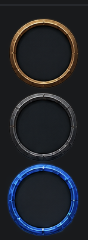
#> input picture assets/ui/source/spell_rings.png, 88 x 240 px
$ python extract_spell_rings.py
#> lines starting #> are read from the running program, lines starting #| are printed output that depends on the picture; after the words box and inside, x2 and y2 are one past the last pixel; in counts of white or black regions, pixels touching at a corner belong together
#> in main, src is the input picture: shape (240, 88, 4); mean R, G, B, A 33.9, 37, 43.7, 255
"""Crop the three stacked rings from ``assets/ui/source/spell_rings.png``.

The source is 88x240 RGBA: gold, silver/gray, then blue. Dark fill outside
and inside each ring becomes transparent; the metal itself stays opaque.
"""

from __future__ import annotations

from collections import deque
from pathlib import Path

import numpy as np
from PIL import Image

ROOT = Path(__file__).resolve().parents[1]
SOURCE = ROOT / "assets/ui/source/spell_rings.png"
OUTPUT = ROOT / "assets/ui/spells"

FILL_TOLERANCE = 12
CROP_PAD = 4
SQUARE_PAD = 3
BRIGHT_THRESHOLD = 50

NAMES = ("spell_ring_gold", "spell_ring_silver", "spell_ring_blue")


def detect_ring_bands(rgb: np.ndarray) -> list[tuple[int, int]]:
    bright = rgb.max(axis=2) > BRIGHT_THRESHOLD
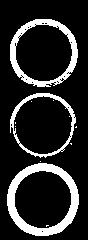
#> bright: shape (240, 88) bool; 16.3% white; 12 white regions (9 under 20 px), largest, box (x1, y1, x2, y2) and area: (7, 163, 79, 236) 1615, (10, 19, 78, 87) 1154, (10, 93, 76, 158) 654
    rows = np.where(bright.any(axis=1))[0]
#> rows = 207 values from 19 to 235
    if len(rows) == 0:
        raise ValueError("No rings found in source image")
    groups: list[tuple[int, int]] = []
    start = prev = int(rows[0])
#> start = 19; prev = 19
    for raw_y in rows[1:]:
        y = int(raw_y)
        if y > prev + 3:
            groups.append((start, prev))
            start = y
        prev = y
#> this loop made 206 passes
#> (y, start) on passes 68, 133: (93, 93), (161, 161)
#> y on passes 1 to 6: 20, 21, 22, 23, 24, 25
#> after the loop, groups = [(19, 86), (93, 157)]
    groups.append((start, prev))
    if len(groups) != 3:
        raise ValueError(f"Expected 3 stacked rings, found {len(groups)}: {groups}")
    return groups


def flood(seeds: list[tuple[int, int]], allowed: np.ndarray) -> np.ndarray:
    height, width = allowed.shape
    visited = np.zeros((height, width), dtype=bool)
    queue: deque[tuple[int, int]] = deque()
    for x, y in seeds:
        if 0 <= x < width and 0 <= y < height and allowed[y, x] and not visited[y, x]:
            visited[y, x] = True
            queue.append((x, y))
    while queue:
        x, y = queue.popleft()
        for dx, dy in (
            (1, 0),
            (-1, 0),
            (0, 1),
            (0, -1),
            (1, 1),
            (1, -1),
            (-1, 1),
            (-1, -1),
        ):
            nx, ny = x + dx, y + dy
            if 0 <= nx < width and 0 <= ny < height and allowed[ny, nx] and not visited[ny, nx]:
                visited[ny, nx] = True
                queue.append((nx, ny))
    return visited


def largest_component(mask: np.ndarray) -> np.ndarray:
    height, width = mask.shape
    seen = np.zeros((height, width), dtype=bool)
    best: list[tuple[int, int]] = []
    for y in range(height):
        for x in range(width):
            if not mask[y, x] or seen[y, x]:
                continue
            queue: deque[tuple[int, int]] = deque([(x, y)])
            seen[y, x] = True
            cells = [(x, y)]
            while queue:
                cx, cy = queue.popleft()
                for dx, dy in ((1, 0), (-1, 0), (0, 1), (0, -1)):
                    nx, ny = cx + dx, cy + dy
                    if 0 <= nx < width and 0 <= ny < height and mask[ny, nx] and not seen[ny, nx]:
                        seen[ny, nx] = True
                        queue.append((nx, ny))
                        cells.append((nx, ny))
            if len(cells) > len(best):
                best = cells
    out = np.zeros((height, width), dtype=bool)
    for x, y in best:
        out[y, x] = True
    return out


def extract_ring(src: np.ndarray, y0: int, y1: int) -> np.ndarray:
    band = src[y0 : y1 + 1]
    bright = band[:, :, :3].max(axis=2) > 45
    ys, xs = np.where(bright)
    left, right = int(xs.min()), int(xs.max())
    top, bottom = int(ys.min() + y0), int(ys.max() + y0)
    x0 = max(0, left - CROP_PAD)
    x1 = min(src.shape[1], right + CROP_PAD + 1)
    yy0 = max(0, top - CROP_PAD)
    yy1 = min(src.shape[0], bottom + CROP_PAD + 1)
    crop = src[yy0:yy1, x0:x1].copy()
    rgb = crop[:, :, :3].astype(np.int16)
    height, width = rgb.shape[:2]
    outer = rgb[1, 1]
    inner = rgb[height // 2, width // 2]
    fill_like = (np.abs(rgb - outer).max(axis=2) <= FILL_TOLERANCE) | (
        np.abs(rgb - inner).max(axis=2) <= FILL_TOLERANCE
    )
    seeds: list[tuple[int, int]] = []
    for x in range(width):
        seeds.append((x, 0))
        seeds.append((x, height - 1))
    for y in range(height):
        seeds.append((0, y))
        seeds.append((width - 1, y))
    seeds.append((width // 2, height // 2))
    transparent = flood(seeds, fill_like)
    opaque = largest_component(~transparent)
    ys, xs = np.where(opaque)
    left, right = int(xs.min()), int(xs.max())
    top, bottom = int(ys.min()), int(ys.max())
    left = max(0, left - SQUARE_PAD)
    right = min(width - 1, right + SQUARE_PAD)
    top = max(0, top - SQUARE_PAD)
    bottom = min(height - 1, bottom + SQUARE_PAD)
    box_w, box_h = right - left + 1, bottom - top + 1
    side = max(box_w, box_h)
    canvas = np.zeros((side, side, 4), dtype=np.uint8)
    ox = (side - box_w) // 2
    oy = (side - box_h) // 2
    sub = crop[top : bottom + 1, left : right + 1].copy()
    sub[:, :, 3] = np.where(opaque[top : bottom + 1, left : right + 1], 255, 0).astype(np.uint8)
    canvas[oy : oy + box_h, ox : ox + box_w] = sub
    return canvas


def verify(name: str, rgba: np.ndarray) -> None:
    alpha = rgba[:, :, 3]
    height, width = alpha.shape
    cy, cx = height // 2, width // 2
    if alpha[cy, cx] != 0:
        raise SystemExit(f"{name}: center is not transparent")
    corners = (alpha[0, 0], alpha[0, -1], alpha[-1, 0], alpha[-1, -1])
    if any(corners):
        raise SystemExit(f"{name}: outside corners are not transparent")
    if alpha[0].max() or alpha[-1].max() or alpha[:, 0].max() or alpha[:, -1].max():
        raise SystemExit(f"{name}: ring is clipped at the image edge")
    ys, xs = np.where(alpha == 255)
    radii = np.sqrt((xs - cx) ** 2 + (ys - cy) ** 2)
    r_in, r_out = np.percentile(radii, [5, 95])
    missing = 0
    for i in range(72):
        ang = 2.0 * np.pi * i / 72.0
        hit = False
        for radius in np.linspace(r_in - 2.0, r_out + 2.0, 24):
            x = int(round(cx + radius * np.cos(ang)))
            y = int(round(cy + radius * np.sin(ang)))
            if 0 <= x < width and 0 <= y < height and alpha[y, x] == 255:
                hit = True
                break
        if not hit:
            missing += 1
    if missing:
        raise SystemExit(f"{name}: incomplete circle ({missing}/72 rays miss the ring)")


def main() -> None:
    OUTPUT.mkdir(parents=True, exist_ok=True)
    src = np.asarray(Image.open(SOURCE).convert("RGBA"))
    if src.shape[0] != 240 or src.shape[1] != 88:
        raise SystemExit(f"Unexpected source size: {src.shape[1]}x{src.shape[0]} (expected 88x240)")
    bands = detect_ring_bands(src[:, :, :3])
#> bands = [(19, 86), (93, 157), (161, 235)]
    for name, (y0, y1) in zip(NAMES, bands):
        rgba = extract_ring(src, y0, y1)
        verify(name, rgba)
        path = OUTPUT / f"{name}.png"
        Image.fromarray(rgba).save(path, optimize=True)
        print(f"{name}: {rgba.shape[1]}x{rgba.shape[0]} -> {path.relative_to(ROOT)}")
#> this loop made 3 passes
#> (name, y0, y1, left in extract_ring, right in extract_ring, top in extract_ring, bottom in extract_ring, x0 in extract_ring) on passes 1 to 3: ('spell_ring_gold', 19, 86, 0, 74, 1, 75, 6), ('spell_ring_silver', 93, 157, 1, 73, 1, 72, 6), ('spell_ring_blue', 161, 235, 1, 78, 3, 81, 3)
#| spell_ring_gold: 75x75 -> assets/ui/spells/spell_ring_gold.png
#| spell_ring_silver: 73x73 -> assets/ui/spells/spell_ring_silver.png
#| spell_ring_blue: 79x79 -> assets/ui/spells/spell_ring_blue.png
#> pass 1, in extract_ring, `band = src[y0 : y1 + 1]`:
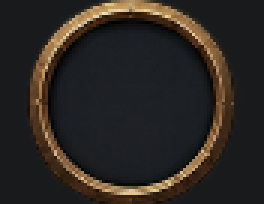
#> band: shape (68, 88, 4) (shown 3 times larger); mean R, G, B, A 43.9, 39.1, 35.1, 255
#> pass 1, in extract_ring, `bright = band[:, :, :3].max(axis=2) > 45`:
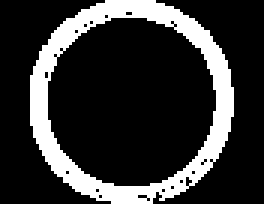
#> bright: shape (68, 88) bool (shown 3 times larger); 20.2% white; 1 white region, box (x1, y1, x2, y2) and area: (10, 0, 78, 68) 1207
#> pass 1, in extract_ring, `crop = src[yy0:yy1, x0:x1].copy()`:
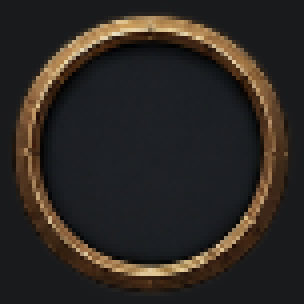
#> crop: shape (76, 76, 4) (shown 4 times larger); mean R, G, B, A 44.6, 39.6, 35.3, 255
#> after the loop:
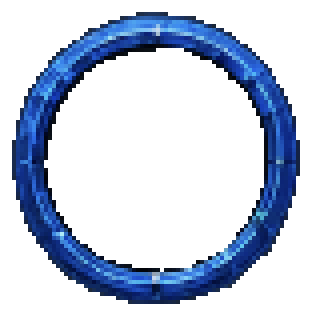
#> rgba: shape (79, 79, 4) (shown 4 times larger); mean R, G, B, A 28.2, 40.9, 63.8, 70.8; transparent parts drawn white


if __name__ == "__main__":
    main()
